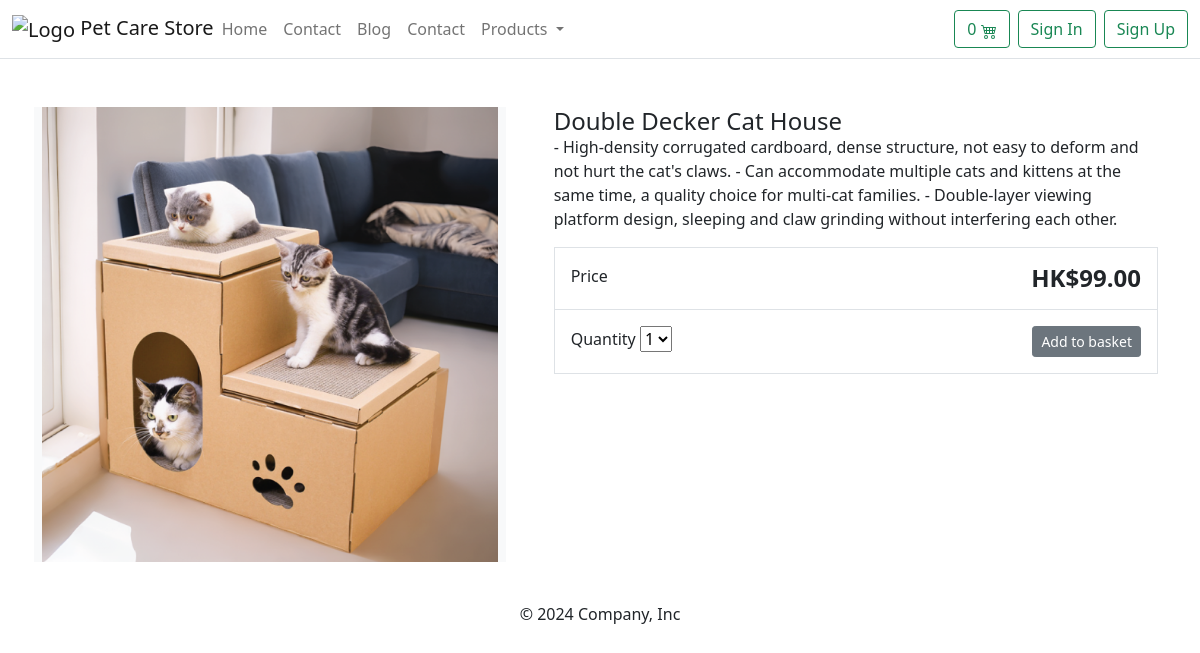
The page /double-decker-cat-house on the database its author committed.
### store/models.py (models this page shows, shortened)
class Product(models.Model):
    category = models.ForeignKey(Category, related_name='product', on_delete=models.CASCADE)
    created_by = models.ForeignKey(User, on_delete=models.CASCADE, related_name='product_creator')
    title = models.CharField(max_length=255)
    author = models.CharField(max_length=255, default='admin')
    description = models.TextField(blank=True)
    image = models.ImageField(upload_to='images/', default='images/default.png')
    slug = models.SlugField(max_length=255)
    price = models.DecimalField(max_digits=4, decimal_places=2)
    in_stock = models.BooleanField(default=True)
    is_active = models.BooleanField(default=True)
    created = models.DateTimeField(auto_now_add=True)
    updated = models.DateTimeField(auto_now=True)
    objects = models.Manager()
    products = ProductManager()
    class Meta:
        verbose_name_plural = 'Products'
        ordering = ('-created',)

### store/views.py (the view)
# urls.py: path('<slug:slug>', views.product_detail, name='product_detail'),
def product_detail(request, slug):
    product = get_object_or_404(Product, slug=slug, in_stock=True)
    return render(request, 'store/products/single.html', {'product': product})

### basket/basket.py (called while the page is built)
    def __len__(self):
        return sum(item['qty'] for item in self.basket.values())

### basket/context_processors.py (called while the page is built)
def basket(request):
    return {'basket': Basket(request)}

### store/context_processors.py (called while the page is built)
def categories(request):
    return {
        'categories': Category.objects.all()
    }

### store/models.py (called while the page is built)
    def get_absolute_url(self):
        return reverse('store:category_list', args=[self.slug])

### templates/store/products/single.html (shortened to what this page needs)
{% extends "store/base.html" %}
{% load static %}
{% block content %}
<div class="container">
  <main class="pt-5">
    <div class="row g-3">
      <div class="col-md-5 col-lg-5 order-md-first bg-light">
        <img
          class="img-fluid mx-auto d-block"
          width="auto"
          alt="Responsive image"
          src="{{ product.image.url }}"
        />
      </div>
      <div class="col-md-7 col-lg-7 ps-md-3 ps-lg-5">
        <h1 class="mb-0 h4">{{ product.title }}</h1>
        <p>{{ product.description }}</p>
        <div class="border">
          <div class="col border-bottom">
            <div class="row p-3">
              <div class="col-6">Price</div>
              <div class="col-6 text-end">
                <span class="h4 fw-bold">HK${{ product.price }}</span>
              </div>
            </div>
          </div>
          <div class="col">
            <div class="row p-3">
              <div class="col-6">
                <label for="select">Quantity</label>
                <select id="select">
                  <option value="1">1</option>
                </select>
              </div>
              <div class="col-6 text-end">
                <button type="button" id="add-button" value="{{product.id}}" class="btn btn-secondary btn-sm">
                  Add to basket
                </button>
              </div>
            </div>
          </div>
        </div>
      </div>
    </div>
  </main>
</div>
{% endblock %}

### rows shown on the page
Product: image (picture), title "Double Decker Cat House", description "- High-density corrugated cardboard, dense structure, not easy to deform and not hurt the cat's claws. - Can accommodate multiple cats and kittens at the same time, a quality choice for multi-cat families. - Double-layer viewing platform design, sleeping and claw grinding without interfering each other.", price "99.00"
